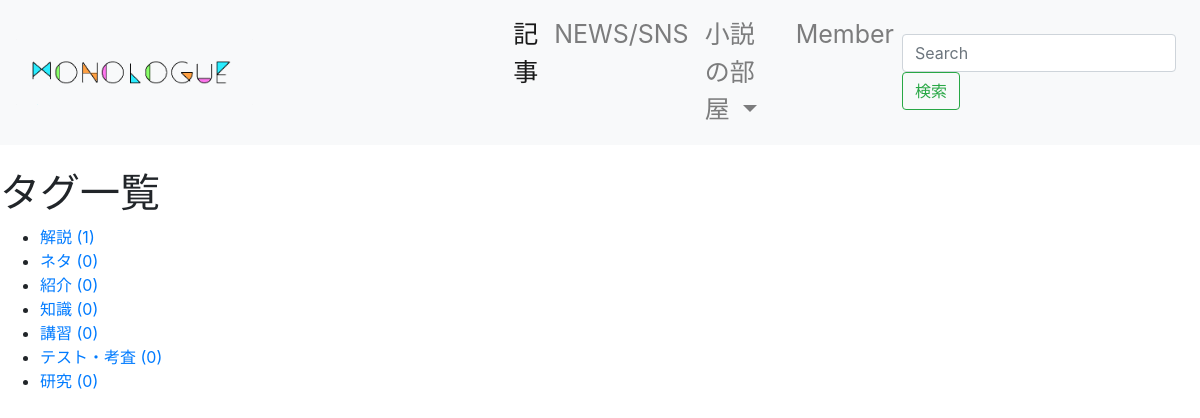
The app's page /tags/ with its own data.
### blog/models.py (models this page shows, shortened)
class Tag(models.Model):
    name = models.CharField(max_length=255)
    slug = models.SlugField(unique=True)
    timestamp = models.DateTimeField(auto_now_add=True)

### blog/views.py (the view)
# urls.py: path('tags/', TagListView.as_view(), name='tag_list'),
class TagListView(ListView):
    queryset = Tag.objects.annotate(num_posts=Count(
        'post', filter=Q(post__is_public=True)))

### dbsite/context_processors.py (called while the page is built)
def common(request):
    context = {
        'categories': Category.objects.annotate(
            num_posts=Count('post', filter=Q(post__is_public=True))),
        'tags': Tag.objects.annotate(
            num_posts=Count('post', filter=Q(post__is_public=True))),
    }
    return context

### blog/templates/blog/tag_list.html (shortened to what this page needs)
{% extends "base.html" %}
{% block content %}
<h1>タグ一覧</h1>
<ul>
  {% for tag in object_list %}
  <li><a href="{% url 'blog:tag_post' tag.slug %}">{{ tag.name }} ({{ tag.num_posts }})</a></li>
  {% empty %}
  <li>タグはありません。</li>
  {% endfor %}
</ul>
{% endblock %}

### records on screen
Tag: name "解説", num_posts "1"
Tag: name "ネタ", num_posts "0"
Tag: name "紹介", num_posts "0"
Tag: name "知識", num_posts "0"
Tag: name "講習", num_posts "0"
Tag: name "テスト・考査", num_posts "0"
Tag: name "研究", num_posts "0"
